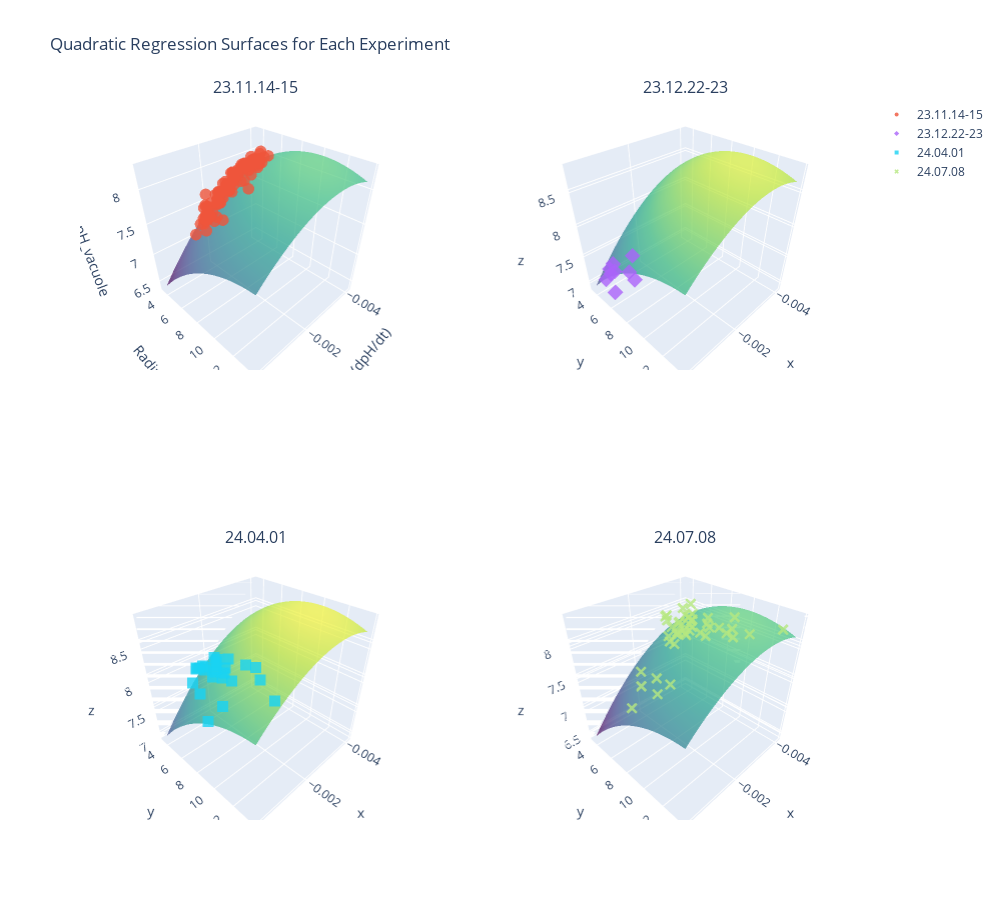

Notebook cell for this chart:
### Code cell
import numpy as np
import pandas as pd
import plotly.graph_objects as go
import plotly.subplots as sp

# Prepare the grid for prediction
radius_min, radius_max = fitting_df['radius'].min(), fitting_df['radius'].max()
rate_min, rate_max = fitting_df['rate(dpHdt)'].min(), fitting_df['rate(dpHdt)'].max()

radius_range = np.linspace(radius_min, radius_max, 50)
rate_range = np.linspace(rate_min, rate_max, 50)
RADIUS, RATE = np.meshgrid(radius_range, rate_range)
GRID = np.column_stack((RADIUS.ravel(), RATE.ravel()))

# Base polynomial features
GRID_POLY = poly.transform(GRID)

# Base coefficients (excluding dummy variables)
base_coefficients = np.array([coefficients_dict[name] for name in feature_names])

# Experiments to plot
experiments_to_plot = fitting_df['experiment'].unique()

# Define subplot layout
fig = sp.make_subplots(rows=2, cols=2, subplot_titles=[str(exp) for exp in experiments_to_plot],
                       specs=[[{'type': 'surface'}, {'type': 'surface'}],
                              [{'type': 'surface'}, {'type': 'surface'}]])

# For color scaling
global_min = 6.5
global_max = 9

markers = ['circle', 'diamond', 'square', 'x']

# Iterate over experiments and plot in subplots
for idx, experiment in enumerate(experiments_to_plot):
    row, col = divmod(idx, 2)  # Determine subplot location
    row += 1  # Plotly is 1-indexed for rows/cols
    col += 1
    
    # Adjust the intercept
    adjusted_intercept = intercept + dummy_coefficients[experiment]

    # Prepare dummy variables for the grid
    grid_dummy = np.zeros((GRID.shape[0], len(dummy_names)))

    # Combine polynomial features and dummy variables
    GRID_FULL = np.concatenate([GRID_POLY, grid_dummy], axis=1)

    # Predict pH_vacuole
    y_pred_grid = adjusted_intercept + np.dot(GRID_FULL, coefficients)

    # Reshape predictions
    y_pred_grid = y_pred_grid.reshape(RADIUS.shape)

    # Add the surface plot to subplot
    fig.add_trace(go.Surface(
        x=RATE, y=RADIUS, z=y_pred_grid,
        colorscale='Viridis', opacity=0.7,
        cmin=global_min, cmax=global_max, showscale=False
    ), row=row, col=col)

    # Add data points for the experiment
    exp_data = fitting_df[fitting_df['experiment'] == experiment]
    fig.add_trace(go.Scatter3d(
        x=exp_data['rate(dpHdt)'],
        y=exp_data['radius'],
        z=exp_data['pH_vacuole'],
        mode='markers',
        marker=dict(size=4, opacity=0.8, symbol=markers[idx]),
        name=f'{experiment}'
    ), row=row, col=col)

# Update layout
fig.update_layout(
    scene=dict(
        xaxis_title='Rate (dpH/dt)',
        yaxis_title='Radius',
        zaxis_title='pH_vacuole'
    ),
    title="Quadratic Regression Surfaces for Each Experiment",
    width=1000, height=900,
)

fig.show()

### Figure 1 — Plotly figure (JSON) as saved in the notebook; plotly's stock layout.template omitted (floating-point values rounded to 4 significant figures; data arrays with more than 128 entries replaced by an {"elided": "..."} marker saying what was removed)
{"data": [{"cmax": 9, "cmin": 6.5, "colorscale": [[0, "#440154"], [0.1111, "#482878"], [0.2222, "#3e4989"], [0.3333, "#31688e"], [0.4444, "#26828e"], [0.5556, "#1f9e89"], [0.6667, "#35b779"], [0.7778, "#6ece58"], [0.8889, "#b5de2b"], [1, "#fde725"]], "opacity": 0.7, "scene": "scene", "showscale": false, "type": "surface", "x": {"elided": "50x50 float values"}, "y": {"elided": "50x50 float values"}, "z": {"elided": "50x50 float values"}}, {"marker": {"opacity": 0.8, "size": 4, "symbol": "circle"}, "mode": "markers", "name": "23.11.14-15", "scene": "scene", "type": "scatter3d", "x": [-0.001491, -0.001725, -0.001652, -0.001648, -0.001639, -0.00166, -0.001397, -0.001688, -0.003892, -0.003695, -0.004039, -0.003803, -0.003583, -0.003992, -0.003337, -0.004002, -0.004091, -0.003835, -0.003917, -0.003881, -0.003957, -0.003673, -0.003468, -0.003925, -0.003902, -0.003471, -0.003959, -0.003681, -0.003899, -0.003941, -0.003717, -0.003458, -0.003618, -0.003772, -0.003367, -0.003687, -0.003758, -0.003589, -0.003694, -0.003404, -0.003445, -0.002021, -0.001848, -0.001862, -0.00214, -0.001971, -0.001872, -0.001798, -0.002204, -0.001679, -0.00204, -0.001928, -0.002153, -0.001746, -0.001866, -0.001868, -0.002012, -0.002012, -0.002005, -0.001846, -0.003173, -0.002721, -0.002234, -0.002969, -0.002808, -0.002834, -0.002934, -0.003125, -0.002666, -0.002924, -0.002258, -0.003052, -0.002514, -0.00286, -0.002157, -0.002407, -0.002823, -0.002387, -0.003139, -0.002544, -0.002345, -0.002484, -0.003021, -0.002687, -0.002645, -0.002339, -0.002709, -0.003136, -0.002693, -0.002968, -0.002483, -0.0027, -0.002077, -0.002852, -0.002851, -0.002848, -0.002825, -0.002381, -0.002787, -0.00236, -0.002618, -0.002379, -0.003179, -0.002317, -0.003154], "y": [4.859, 4.053, 4.633, 4.035, 4.282, 4.284, 3.702, 3.876, 4.031, 3.596, 3.559, 4.134, 4.399, 5.093, 3.722, 3.705, 3.617, 4.414, 4.322, 3.536, 3.574, 3.459, 3.645, 4.407, 4.359, 4.803, 3.702, 3.498, 4.865, 4.228, 5.076, 4.593, 4.294, 3.68, 3.678, 3.543, 4.112, 3.869, 3.892, 3.429, 3.8, 3.776, 3.678, 3.699, 4.127, 3.746, 3.934, 3.722, 4.066, 3.418, 3.443, 4.174, 4.209, 3.924, 3.777, 3.72, 3.665, 4.905, 5.299, 3.71, 4.469, 3.796, 4.174, 4.695, 4.398, 4.216, 3.82, 4.408, 3.945, 3.867, 3.888, 3.439, 3.775, 4.169, 3.638, 3.625, 4.246, 3.883, 3.738, 3.908, 5.848, 3.5, 3.413, 3.569, 3.777, 4.454, 3.718, 3.539, 4.091, 4.362, 3.666, 4.362, 3.76, 3.863, 3.569, 3.61, 3.566, 4.098, 4.206, 3.869, 3.496, 3.444, 4.085, 3.429, 4.587], "z": [7.221, 7.325, 7.752, 7.232, 7.519, 7.384, 7.072, 7.299, 7.905, 7.75, 7.82, 7.872, 7.964, 8.0, 7.818, 7.766, 7.719, 7.875, 7.852, 7.864, 7.88, 7.794, 7.598, 8.045, 8.008, 7.982, 7.864, 7.818, 7.983, 7.919, 7.932, 7.976, 7.929, 7.647, 7.786, 7.41, 7.841, 7.76, 7.967, 7.58, 7.893, 7.421, 7.234, 7.215, 7.627, 7.285, 7.46, 7.276, 7.542, 7.17, 7.236, 7.532, 7.485, 7.256, 7.364, 7.457, 7.249, 7.739, 7.768, 7.481, 7.912, 7.687, 7.659, 7.902, 7.791, 7.67, 7.833, 7.957, 7.617, 7.691, 7.428, 7.776, 7.477, 7.83, 7.133, 7.403, 7.77, 7.605, 7.733, 7.614, 8.022, 7.378, 7.641, 7.617, 7.725, 7.785, 7.66, 7.739, 7.649, 7.89, 7.085, 7.885, 7.316, 7.524, 7.526, 7.542, 7.531, 7.557, 7.725, 7.571, 7.559, 7.442, 7.899, 7.157, 7.972]}, {"cmax": 9, "cmin": 6.5, "colorscale": [[0, "#440154"], [0.1111, "#482878"], [0.2222, "#3e4989"], [0.3333, "#31688e"], [0.4444, "#26828e"], [0.5556, "#1f9e89"], [0.6667, "#35b779"], [0.7778, "#6ece58"], [0.8889, "#b5de2b"], [1, "#fde725"]], "opacity": 0.7, "scene": "scene2", "showscale": false, "type": "surface", "x": {"elided": "50x50 float values"}, "y": {"elided": "50x50 float values"}, "z": {"elided": "50x50 float values"}}, {"marker": {"opacity": 0.8, "size": 4, "symbol": "diamond"}, "mode": "markers", "name": "23.12.22-23", "scene": "scene2", "type": "scatter3d", "x": [-0.0002738, -0.0002384, -0.0002284, -0.0002603, -0.0002105, -0.0002348, -0.0002162, -0.0002279, -0.0001796], "y": [8.897, 5.893, 6.0, 6.406, 6.258, 8.45, 5.154, 6.575, 9.21], "z": [8.061, 7.537, 7.472, 7.676, 7.167, 7.779, 7.271, 7.576, 7.762]}, {"cmax": 9, "cmin": 6.5, "colorscale": [[0, "#440154"], [0.1111, "#482878"], [0.2222, "#3e4989"], [0.3333, "#31688e"], [0.4444, "#26828e"], [0.5556, "#1f9e89"], [0.6667, "#35b779"], [0.7778, "#6ece58"], [0.8889, "#b5de2b"], [1, "#fde725"]], "opacity": 0.7, "scene": "scene3", "showscale": false, "type": "surface", "x": {"elided": "50x50 float values"}, "y": {"elided": "50x50 float values"}, "z": {"elided": "50x50 float values"}}, {"marker": {"opacity": 0.8, "size": 4, "symbol": "square"}, "mode": "markers", "name": "24.04.01", "scene": "scene3", "type": "scatter3d", "x": [-0.0007208, -0.0008275, -0.0009202, -0.0005041, -0.0005064, -0.001927, -0.001831, -0.001574, -0.001822, -0.00186, -0.001805, -0.001745, -0.001589, -0.00198, -0.001628, -0.001289, -0.001169, -0.001253, -0.001353, -0.00135, -0.001037, -0.001056, -0.001323, -0.001068, -0.00115, -0.001191], "y": [6.93, 13.46, 7.807, 8.379, 10.08, 6.253, 9.399, 7.027, 5.169, 4.825, 3.762, 8.645, 5.686, 4.738, 4.258, 11.21, 7.942, 5.051, 4.193, 6.778, 7.841, 9.3, 5.257, 4.637, 5.04, 8.157], "z": [8.014, 8.526, 8.295, 7.785, 8.199, 8.227, 8.366, 8.222, 8.116, 8.157, 7.921, 8.359, 8.047, 8.092, 7.949, 8.47, 8.239, 8.133, 8.039, 8.284, 8.384, 8.34, 8.163, 7.896, 8.133, 8.323]}, {"cmax": 9, "cmin": 6.5, "colorscale": [[0, "#440154"], [0.1111, "#482878"], [0.2222, "#3e4989"], [0.3333, "#31688e"], [0.4444, "#26828e"], [0.5556, "#1f9e89"], [0.6667, "#35b779"], [0.7778, "#6ece58"], [0.8889, "#b5de2b"], [1, "#fde725"]], "opacity": 0.7, "scene": "scene4", "showscale": false, "type": "surface", "x": {"elided": "50x50 float values"}, "y": {"elided": "50x50 float values"}, "z": {"elided": "50x50 float values"}}, {"marker": {"opacity": 0.8, "size": 4, "symbol": "x"}, "mode": "markers", "name": "24.07.08", "scene": "scene4", "type": "scatter3d", "x": [-0.001108, -0.003519, -0.003108, -0.003165, -0.003332, -0.003554, -0.002996, -0.003603, -0.003403, -0.003061, -0.003063, -0.003199, -0.00317, -0.003091, -0.003489, -0.003233, -0.003302, -0.003211, -0.003514, -0.00121, -0.001107, -0.001151, -0.003098, -0.002927, -0.002871, -0.003463, -0.002993, -0.003276, -0.003153, -0.003426, -0.0008921, -0.0009167, -0.002237, -0.002278, -0.002518, -0.002433, -0.002511, -0.002437, -0.002527, -0.002521, -0.002798, -0.002493, -0.002651, -0.002449, -0.002382, -0.002544], "y": [9.99, 4.619, 3.883, 8.292, 13.78, 5.407, 4.06, 7.072, 11.34, 5.403, 6.629, 5.122, 5.828, 4.481, 5.749, 6.019, 6.235, 6.368, 5.275, 8.349, 6.923, 6.889, 10.46, 5.643, 4.862, 5.846, 9.56, 5.648, 8.166, 9.95, 6.265, 9.312, 11.75, 10.03, 8.147, 11.87, 5.705, 8.176, 7.037, 6.767, 8.313, 7.496, 5.388, 6.854, 6.785, 7.479], "z": [7.79, 8.096, 8.001, 8.07, 8.36, 8.199, 8.012, 7.981, 8.127, 7.978, 8.021, 7.957, 8.11, 7.845, 7.864, 8.078, 8.041, 8.045, 7.983, 7.703, 7.472, 7.688, 8.196, 7.831, 7.668, 8.082, 8.174, 7.759, 8.201, 8.272, 7.085, 7.629, 8.373, 8.215, 8.259, 8.293, 8.122, 8.141, 8.118, 8.012, 8.055, 8.096, 7.832, 7.998, 7.854, 8.034]}], "layout": {"annotations": [{"font": {"size": 16}, "showarrow": false, "text": "23.11.14-15", "x": 0.225, "xanchor": "center", "xref": "paper", "y": 1, "yanchor": "bottom", "yref": "paper"}, {"font": {"size": 16}, "showarrow": false, "text": "23.12.22-23", "x": 0.775, "xanchor": "center", "xref": "paper", "y": 1, "yanchor": "bottom", "yref": "paper"}, {"font": {"size": 16}, "showarrow": false, "text": "24.04.01", "x": 0.225, "xanchor": "center", "xref": "paper", "y": 0.375, "yanchor": "bottom", "yref": "paper"}, {"font": {"size": 16}, "showarrow": false, "text": "24.07.08", "x": 0.775, "xanchor": "center", "xref": "paper", "y": 0.375, "yanchor": "bottom", "yref": "paper"}], "height": 900, "scene": {"domain": {"x": [0, 0.45], "y": [0.625, 1]}, "xaxis": {"title": {"text": "Rate (dpH/dt)"}}, "yaxis": {"title": {"text": "Radius"}}, "zaxis": {"title": {"text": "pH_vacuole"}}}, "scene2": {"domain": {"x": [0.55, 1], "y": [0.625, 1]}}, "scene3": {"domain": {"x": [0, 0.45], "y": [0, 0.375]}}, "scene4": {"domain": {"x": [0.55, 1], "y": [0, 0.375]}}, "title": {"text": "Quadratic Regression Surfaces for Each Experiment"}, "width": 1000}}
